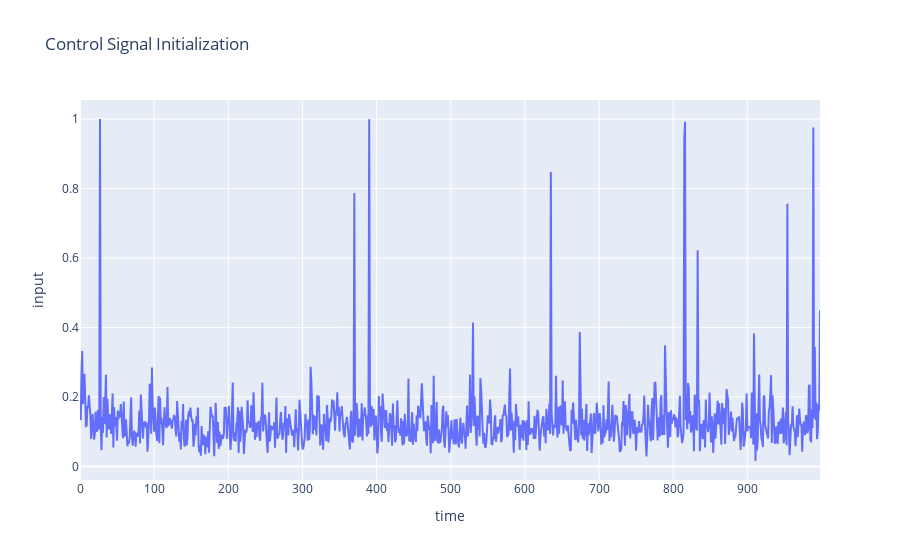

Notebook code for this chart:
### Code cell
px.line(CM.all_U[0].T, title='Control Signal Initialization').update_layout(xaxis_title='time', yaxis_title='input', legend_title='control signal', showlegend=False).show()

### Figure 1 — Plotly figure (JSON) as saved in the notebook; plotly's stock layout.template omitted (floating-point values rounded to 4 significant figures; data arrays with more than 128 entries replaced by an {"elided": "..."} marker saying what was removed)
{"data": [{"hovertemplate": "variable=0<br>index=%{x}<br>value=%{y}<extra></extra>", "legendgroup": "0", "line": {"color": "#636efa", "dash": "solid"}, "marker": {"symbol": "circle"}, "mode": "lines", "name": "0", "orientation": "v", "showlegend": true, "type": "scatter", "x": {"elided": "999 int values"}, "xaxis": "x", "y": {"elided": "999 float values"}, "yaxis": "y"}], "layout": {"legend": {"title": {"text": "control signal"}, "tracegroupgap": 0}, "showlegend": false, "title": {"text": "Control Signal Initialization"}, "xaxis": {"anchor": "y", "domain": [0, 1], "title": {"text": "time"}}, "yaxis": {"anchor": "x", "domain": [0, 1], "title": {"text": "input"}}}}
